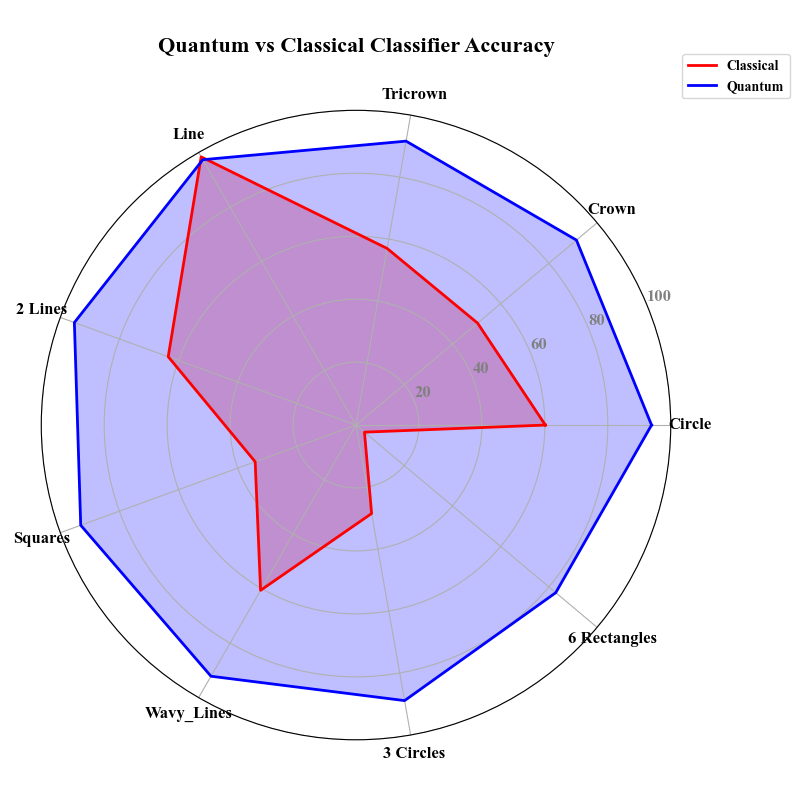

Source code (Python):
import matplotlib.pyplot as plt
import numpy as np

# === Global Font Settings ===
plt.rcParams.update({
    'font.family': 'Times New Roman',
    'font.weight': 'bold',
    'axes.labelweight': 'bold',
    'axes.titleweight': 'bold',
})

# Labels and data
labels = np.array([
    "Circle", "Crown", "Tricrown", "Line", "2 Lines",
    "Squares", "Wavy_Lines", "3 Circles", "6 Rectangles"
])
quantum = np.array([93.9, 91.425, 91.600, 97.350, 95.225, 93.075, 92.150, 88.900, 82.850])
classical = np.array([60.17, 50.41, 56.98, 98.39, 63.49, 34.09, 60.64, 28.54, 3.51])

# Radar chart setup
num_vars = len(labels)
angles = np.linspace(0, 2 * np.pi, num_vars, endpoint=False).tolist()
angles += angles[:1]  # close the circle

# Close the data loop
classical_plot = np.append(classical, classical[0])
quantum_plot = np.append(quantum, quantum[0])

# Create radar plot
fig, ax = plt.subplots(figsize=(8, 8), subplot_kw=dict(polar=True))

# Plot classical
ax.plot(angles, classical_plot, linewidth=2, linestyle='solid', label='Classical', color='red')
ax.fill(angles, classical_plot, alpha=0.25, color='red')

# Plot quantum
ax.plot(angles, quantum_plot, linewidth=2, linestyle='solid', label='Quantum', color='blue')
ax.fill(angles, quantum_plot, alpha=0.25, color='blue')

# Set axis labels
ax.set_xticks(angles[:-1])
ax.set_xticklabels(labels, fontsize=12)
for label in ax.get_xticklabels():
    label.set_fontweight('bold')

# Set y-ticks and limit
ax.set_yticks([20, 40, 60, 80, 100])
ax.set_yticklabels(['20', '40', '60', '80', '100'], color="gray", size=12, fontweight='bold')
ax.set_ylim(0, 100)

# Add title and legend
plt.title('Quantum vs Classical Classifier Accuracy', size=16, y=1.08, fontweight='bold')
ax.legend(loc='upper right', bbox_to_anchor=(1.2, 1.1), prop={'weight': 'bold', 'family': 'Times New Roman'})

plt.tight_layout()
plt.savefig("Fig_9.png")
plt.show()
